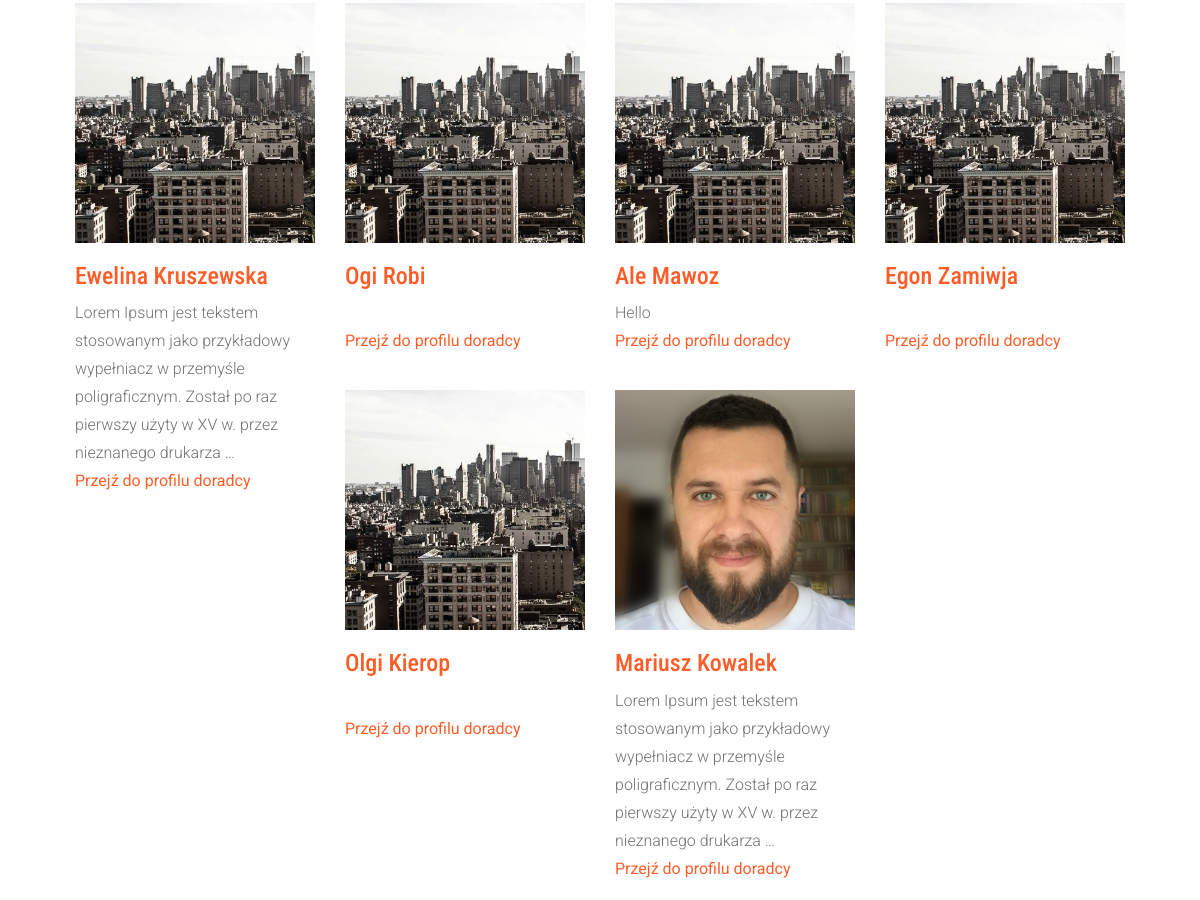
The app's page /profiles/ (middle part), older data.
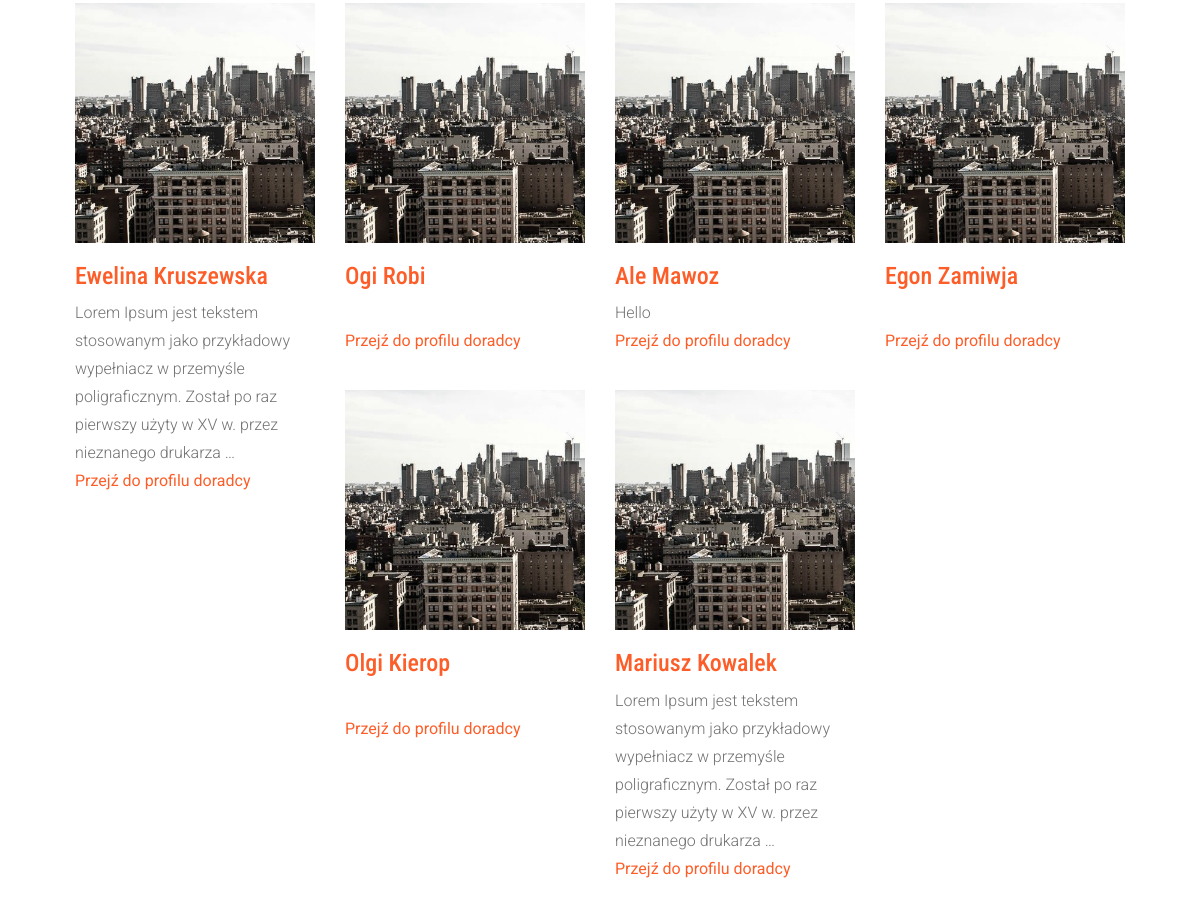
The same page, newer data.
### profiles/models.py (models this page shows, shortened)
class Profile(models.Model):
	user = models.OneToOneField(User, blank=True, null=True)
	avatar = models.ImageField(upload_to='avatar', blank=True)
	description = models.TextField()
	city = models.CharField(max_length=100)

### profiles/views.py (the view)
def profile_list(request):
	profiles = Profile.objects.all()
	return render(request, 'profiles/profile_list.html', {
		'profiles': profiles,
		})

### profiles/templates/profiles/profile_list.html (shortened to what this page needs)
{% extends "base.html" %}
{% load static from staticfiles %}
{% block content%}
         <section id="about">
                <div class="container">
                    <div class="row">
                        <div class="col-md-12 col-sm-12">
                            <div class="block wow fadeInLeft" data-wow-delay=".3s" data-wow-duration="500ms">
                                <p>
                                    {% for profile in profiles %}
                                    <div class="col-md-3 col-sm-6">
                                    {% if profile.avatar %}
                                    <a href="{% url 'profiles:detail' pk=profile.pk %}">
    									<img src="{{ profile.avatar.url}}" class="img-responsive" alt="{{ profile.user.get_full_name }}" width=300></a>
                                	{% else %}
                                    <a href="{% url 'profiles:detail' pk=profile.pk %}">
                                        <img src="{% static '/images/avatar-default.jpg' %}"  class="img-responsive" alt="{{ profile.user.get_full_name }}" width=300>
                                    </a>
                              		{% endif %}
										<h3><a href="{% url 'profiles:detail' pk=profile.pk %}">{{ profile.user.get_full_name }}</a></h3>
										<p>{{ profile.description|truncatewords_html:22 }}
										<br>
										<a href="{% url 'profiles:detail' pk=profile.pk %}" class="profil-link">Przejź do profilu doradcy</a>
										</p>
									</div>
                                    {% endfor %}
                                </p>
                            </div>
                        </div>
                    </div>
                </div>
            </section>
{% endblock %}

### templates/base.html (shortened to what this page needs)
{% load static from staticfiles %}
<!DOCTYPE html>
<html class="no-js">
    <head>
        <link rel="stylesheet" href="{% static 'css/bootstrap.min.css' %}">
        <link rel="stylesheet" href="{% static 'css/ionicons.min.css' %}">
        <link rel="stylesheet" href="{% static 'css/animate.css' %}">
        <link rel="stylesheet" href="{% static 'css/main.css' %}">
        <link rel="stylesheet" href="{% static 'css/responsive.css' %}">
    </head>
    <body>
{% block content %} {% endblock %}
        </body>
    </html>

### assets/css/main.css (style rules this page uses)
body { font-family: 'Roboto', sans-serif; }
h1, h2, h3, h4, h5, h6 { font-family: 'Roboto Condensed', sans-serif; }
p { font-family: 'Roboto', sans-serif; line-height: 22px; font-size: 16px; font-weight: 300; }
a { color: #fd5e29; }
a.profil-link { font-weight: 400; }
#about { padding: 110px 0; }
#about .block { padding: 20px 30px 0 30px; }
#about .block p { color: #727272; font-size: 16px; line-height: 28px; margin-bottom: 35px; }
#about .block img { max-width: 100%; }

Row changes from the older to the newer data that the page shows:
changed Profile "Mariusz Kowalek": avatar "avatar/damian-avatar.jpg" → empty (drawn); avatar: picture removed
